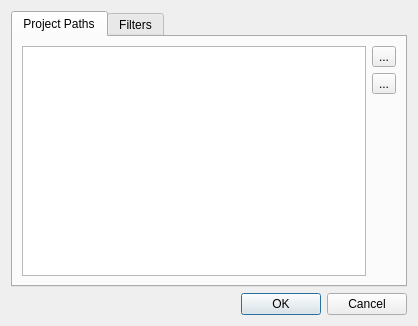
<?xml version="1.0" encoding="UTF-8"?>
<ui version="4.0">
 <class>DlgSettings</class>
 <widget class="QDialog" name="DlgSettings">
  <property name="geometry">
   <rect>
    <x>0</x>
    <y>0</y>
    <width>418</width>
    <height>326</height>
   </rect>
  </property>
  <property name="windowTitle">
   <string>Quick Open Settings</string>
  </property>
  <layout class="QVBoxLayout" name="verticalLayout">
   <item>
    <widget class="QTabWidget" name="tabWidget">
     <property name="currentIndex">
      <number>0</number>
     </property>
     <widget class="QWidget" name="tabProjectPaths">
      <attribute name="title">
       <string>Project Paths</string>
      </attribute>
      <layout class="QGridLayout" name="gridLayout">
       <item row="0" column="0" rowspan="3">
        <widget class="QListWidget" name="listProjectPaths"/>
       </item>
       <item row="0" column="1">
        <widget class="QToolButton" name="btnAdd">
         <property name="toolTip">
          <string>Add a new connection</string>
         </property>
         <property name="text">
          <string>...</string>
         </property>
        </widget>
       </item>
       <item row="1" column="1">
        <widget class="QToolButton" name="btnDel">
         <property name="toolTip">
          <string>Remove connection</string>
         </property>
         <property name="text">
          <string>...</string>
         </property>
        </widget>
       </item>
       <item row="2" column="1">
        <spacer name="verticalSpacer">
         <property name="orientation">
          <enum>Qt::Vertical</enum>
         </property>
         <property name="sizeHint" stdset="0">
          <size>
           <width>23</width>
           <height>192</height>
          </size>
         </property>
        </spacer>
       </item>
      </layout>
     </widget>
     <widget class="QWidget" name="tabFilters">
      <attribute name="title">
       <string>Filters</string>
      </attribute>
      <layout class="QVBoxLayout" name="verticalLayout_2">
       <item>
        <widget class="QLabel" name="lblInclude">
         <property name="text">
          <string>Include patterns:</string>
         </property>
        </widget>
       </item>
       <item>
        <widget class="QPlainTextEdit" name="txtIncludePatterns"/>
       </item>
       <item>
        <widget class="QLabel" name="lblExclude">
         <property name="text">
          <string>Exclude patterns:</string>
         </property>
        </widget>
       </item>
       <item>
        <widget class="QPlainTextEdit" name="txtExcludePatterns"/>
       </item>
      </layout>
     </widget>
    </widget>
   </item>
   <item>
    <widget class="QDialogButtonBox" name="buttonBox">
     <property name="orientation">
      <enum>Qt::Horizontal</enum>
     </property>
     <property name="standardButtons">
      <set>QDialogButtonBox::Cancel|QDialogButtonBox::Ok</set>
     </property>
    </widget>
   </item>
  </layout>
 </widget>
 <resources/>
 <connections>
  <connection>
   <sender>buttonBox</sender>
   <signal>accepted()</signal>
   <receiver>DlgSettings</receiver>
   <slot>accept()</slot>
   <hints>
    <hint type="sourcelabel">
     <x>248</x>
     <y>254</y>
    </hint>
    <hint type="destinationlabel">
     <x>157</x>
     <y>274</y>
    </hint>
   </hints>
  </connection>
  <connection>
   <sender>buttonBox</sender>
   <signal>rejected()</signal>
   <receiver>DlgSettings</receiver>
   <slot>reject()</slot>
   <hints>
    <hint type="sourcelabel">
     <x>316</x>
     <y>260</y>
    </hint>
    <hint type="destinationlabel">
     <x>286</x>
     <y>274</y>
    </hint>
   </hints>
  </connection>
 </connections>
</ui>
